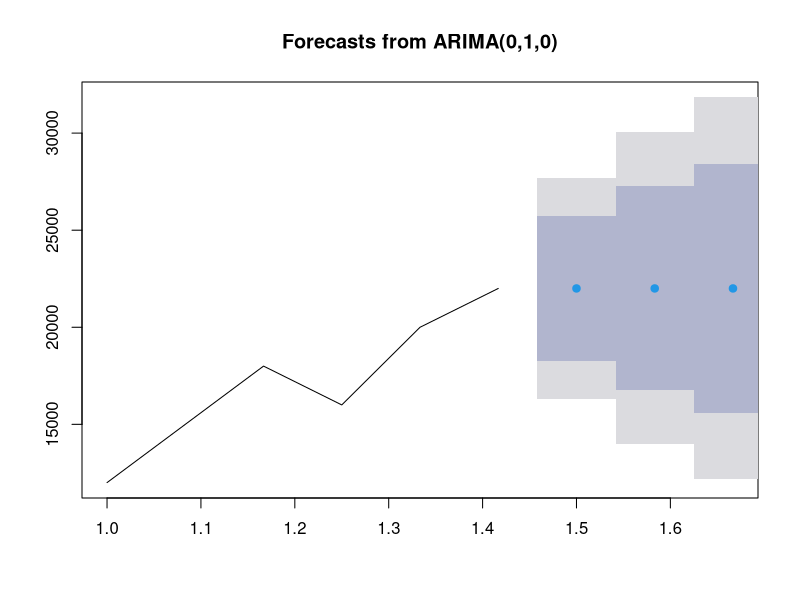

Generate this figure with R:
library(forecast)

sales_data<-data.frame(
  Month = seq(as.Date("2023-01-01"),as.Date("2023-06-01"),by="months"),
  Sales = c(12000,15000,18000,16000,20000,22000)
  
)

print(sales_data)
cat("\n")
print(sales_data$Month)
print(sales_data$Sales)
cat("\n")

sales_ts<-ts(sales_data$Sales,frequency = 12)
print(sales_ts)
cat("\n")

arima_model<- auto.arima(sales_ts)

#forecast sales for next 3 months

forecast_results<-forecast(arima_model,h=3)

print(forecast_results)
plot(forecast_results)